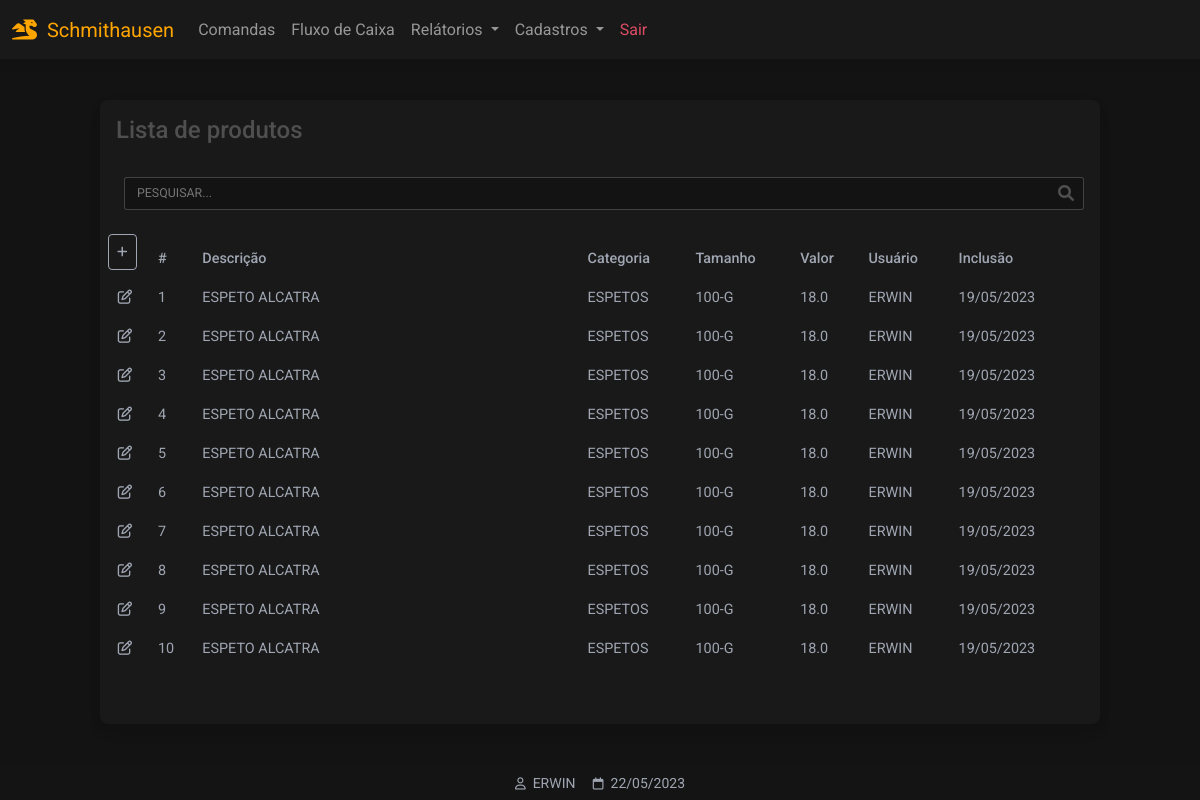
The app's page /produtos (signed in), older data.
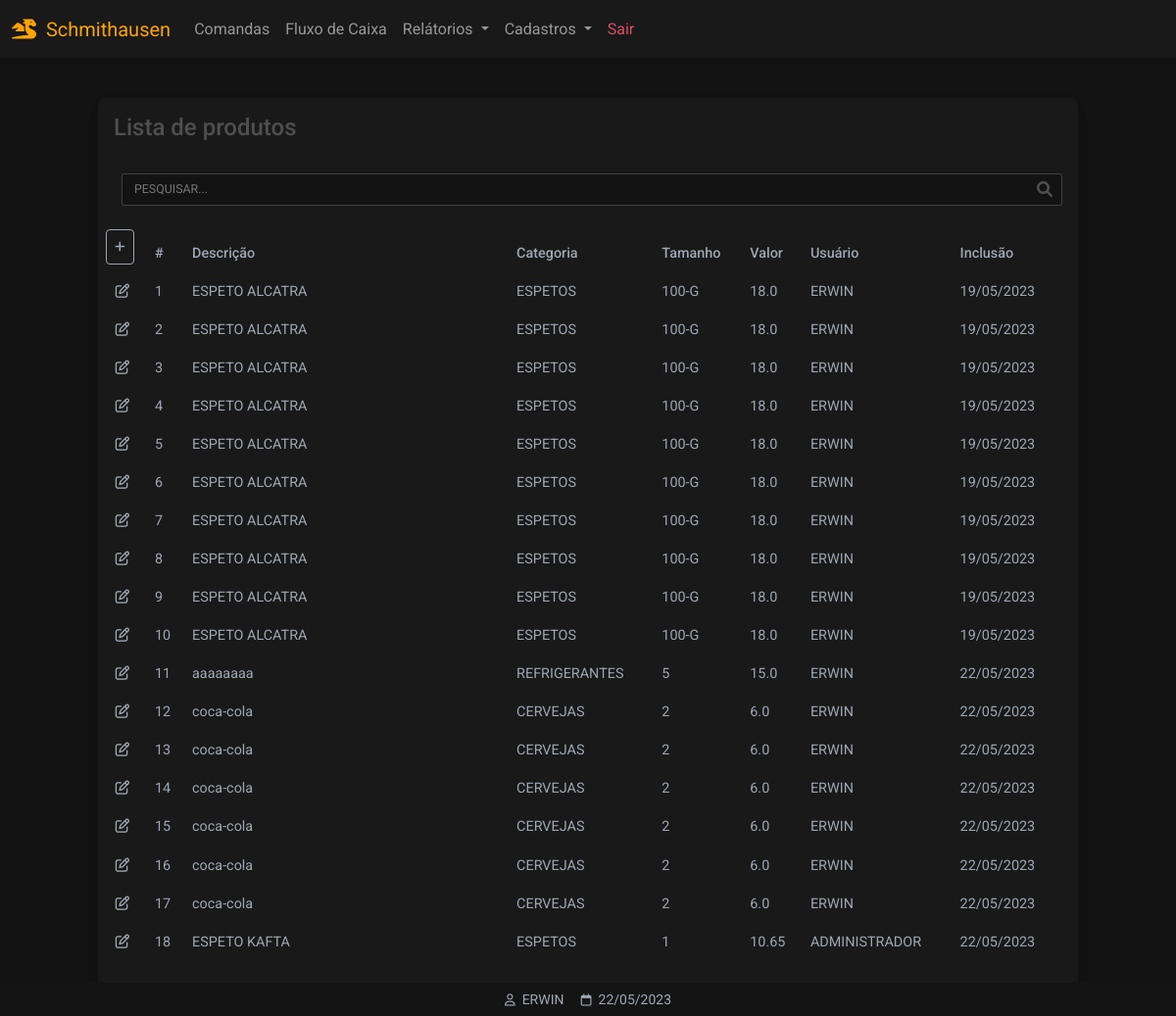
The same page, newer data.
### website/models.py (models this page shows)
class Produto(db.Model):
    id = db.Column(db.Integer, primary_key=True)
    categoria = db.Column(db.String(150))
    descricao = db.Column(db.String(150))
    tamanho = db.Column(db.String(150))
    valor = db.Column(db.Float)
    data_criacao = db.Column(db.DateTime(timezone=True), default=func.now())
    criador = db.Column(db.Integer, db.ForeignKey('user.id'))

class User(db.Model, UserMixin):
    id = db.Column(db.Integer, primary_key=True)
    email = db.Column(db.String(150), unique=True)
    password = db.Column(db.String(150))
    first_name = db.Column(db.String(150))
    produtos = db.relationship('Produto',backref='produto')

### website/views.py (the view)
@views.route('/produtos', methods=['GET','POST'])
@login_required
def produtos():
    produtos = Produto.query.all()
    criador = User.query.filter_by(id=current_user.id).first()
    myData = db.session.query(Produto)\
        .join(User, User.id == Produto.criador)\
            .with_entities(
                User.first_name,
                Produto.id,
                Produto.descricao,
                Produto.categoria,
                Produto.tamanho,
                Produto.valor,
                Produto.data_criacao
                ).all()
    return render_template("produtos_listar.html",
        user=current_user,
        data=data,
        produtos=myData)

### website/__init__.py (called while the page is built)
def create_app():
    app = Flask(__name__)
    app.config['SECRET_KEY'] = 'hjshjhdjah kjshkjdhjs'
    app.config['SQLALCHEMY_DATABASE_URI'] = f'sqlite:///{DB_NAME}'
    db.init_app(app)
    from .views import views
    from .auth import auth
    app.register_blueprint(views, url_prefix='/')
    app.register_blueprint(auth, url_prefix='/')
    from .models import User, Cliente, Produto
    with app.app_context():
        db.create_all()
    login_manager = LoginManager()
    login_manager.login_view = 'auth.login'
    login_manager.login_message = u"FAVOR EFETUAR LOGIN!"
    login_manager.init_app(app)
    @login_manager.user_loader
    def load_user(id):
        return User.query.get(int(id))
    return app

### website/templates/produtos_listar.html (shortened to what this page needs)
{% extends "base.html" %}
{% block content %}
<div class="container-fluid" style="min-height:100vh;padding-top:100px">
<div class="table-responsive w-100 card bg-dark larg-max m-auto" style="padding-bottom: 40px">
        <table  class="table table-borderless table-sm bg-dark text-secondary">
        <thead>
        <tr>
            <p class="h4 p-3">Lista de produtos</p>
        </tr>
        <tr>
                 <div class="p-3 pt-0">
                		<div class="form-outline mt-2 ps-2"
                		style="margin-bottom: 0!important;padding-bottom: 0!important;">
                		<input type="text"
                		style="text-transform:uppercase"
                		id="inputPesquisarProdutos"
                		class="myInputs form-control-sm"
                		placeholder="Pesquisar..."
                		/>
                		</div>
                </div>
        </tr>
        <tr>
                    <th class="text-nowrap" scope="col">
                    <a href="/produtos_cadastrar" class="p-2 btn btn-sm btn-outline-light">
                    <i class="fa-solid fa-plus"></i>
                    </a>
                    </th>
                    <th class="text-nowrap" scope="col">#</th>
                    <th class="text-nowrap" scope="col" style="min-width: 280px;">Descrição</th>
                    <th class="text-nowrap" scope="col">Categoria</th>
                    <th class="text-nowrap" scope="col">Tamanho</th>
                    <th class="text-nowrap" scope="col">Valor</th>
                    <th class="text-nowrap" scope="col">Usuário</th>
                    <th class="text-nowrap" scope="col">Inclusão</th>
                    <th class="text-nowrap" scope="col"></th>
        </tr>
        </thead>
                    <tbody id="tb-produtos">
                    {% for i in produtos %}
                    <tr>
                        <td class="text-center" style="width: 50px">
                            <a role="button" class="text-secondary" href="/produtos_atualizar/{{ i.id }}">
                                <i class="fa-regular fa-pen-to-square"></i>
                            </a>
                        </td>
                        <td class="text-nowrap" scope="row"> {{ i.id }} </td>
                        <td class="text-nowrap" scope="row"> {{ i.descricao }} </td>
                        <td class="text-nowrap" scope="row"> {{ i.categoria }} </td>
                        <td class="text-nowrap" scope="row"> {{ i.tamanho }} </td>
                        <td class="text-nowrap" scope="row"> {{ i.valor }} </td>
                        <td class="text-nowrap" scope="row"> {{ i.first_name.split()[0] }} </td>
                        <td class="text-nowrap" scope="row"> {{ i.data_criacao.strftime('%d/%m/%Y') }} </td>
                    </tr>
                    {% endfor %}
                    </tbody>
        </table>
</div>
</div>
{% endblock %}
{% block titlefooter %}
<span style="color:#9FA6B2">
&nbsp;{{ user.first_name.split()[0] | upper }}
<span style="color:#9FA6B2">
&nbsp;{{ data.strftime('%d/%m/%Y') }}
</span>
{% endblock %}

### website/templates/base.html (shortened to what this page needs)
<!DOCTYPE html>
<html lang="pt-br">
<head>
<link rel="stylesheet" href="https://cdnjs.cloudflare.com/ajax/libs/font-awesome/6.0.0/css/all.min.css"/>
<link rel="stylesheet" type="text/css"       href="{{ url_for('static', filename='css/mdb.min.css')      }}">
<link rel="stylesheet" type="text/css"       href="{{ url_for('static', filename='css/base.css')         }}">
</head>
<body class="dark-ligth">
<nav id="navbar" class="autohide navbar navbar-expand-lg bg-dark fixed-top navbar-dark ">
  <div class="container-fluid">
    <a class="navbar-brand" style="color: orange;pointer-events: none;"><i class="fa-solid fa-dragon"></i>&nbsp;&nbsp;Schmithausen</a>
    {% if user.is_authenticated %}
    <div class="collapse navbar-collapse" id="navbarSupportedContent">
      <ul class="navbar-nav me-auto mb-2 mb-lg-0 my-navbar">
        <li class="nav-item">
          <a class="nav-link" href="/comandas">Comandas</a>
        </li>
        <li class="nav-item">
          <a class="nav-link" href="#">Fluxo de Caixa</a>
        </li>
        <li class="nav-item dropdown">
          <a class="nav-link dropdown-toggle" href="#" id="navbarDropdown" role="button" data-mdb-toggle="dropdown" aria-expanded="false">
            Relátorios
          </a>
        </li>
        <li class="nav-item dropdown">
          <a class="nav-link dropdown-toggle" href="#" id="navbarDropdown" role="button" data-mdb-toggle="dropdown" aria-expanded="false">
            Cadastros
          </a>
            <li class="nav-item">
            <a class="nav-link text-danger" href="/logout">Sair</a>
            </li>
        {% endif %}
        </li>
      </ul>
    </div>
  </div>
</nav>
  {% block content %}
  {% endblock %}
<footer class="bg-dark text-center text-white fixed-bottom">
  <div class="text-center p-1" style="background-color: rgba(0, 0, 0, 0.2)">
   <small style="color:orange;">
   {% block titlefooter %}{% endblock %}
   </small>
  </div>
</footer>
</body>
</html>

### website/static/css/base.css (style rules this page uses)
:root { --color-orange: orange; --color-primary: #3B71CA; --color-secondary: #9FA6B2; --color-success: #14A44D; --color-danger: #DC4C64; --color-warning: #E4A11B; --color-info: #54B4D3; --color-ligth:#FBFBFB; --color-dark-ligth: #131313; --color-dark:#191919; }
.bg-dark { background-color: var(--color-dark)!important; }
.btn-outline-light { border: 1px solid var(--color-secondary); color: var(--color-secondary); }
.myInputs { width: 100%; border: 1px solid #9FA6B250; background-color: var(--color-dark-ligth); color: var(--color-ligth); padding: 0.35rem; padding-left: 0.75rem; border-radius: 3px; }
.larg-max { max-width: 1000px!important; }
.dark-ligth { background-color: var(--color-dark-ligth); }
.form-outline { margin-bottom: 35px!important; }

Row changes from the older to the newer data that the page shows:
added Produto: id "11", descricao "aaaaaaaa", categoria "REFRIGERANTES", tamanho "5", valor "15.0", first_name "ERWIN", data_criacao "22/05/2023"
added Produto: id "12", descricao "coca-cola", categoria "CERVEJAS", tamanho "2", valor "6.0", first_name "ERWIN", data_criacao "22/05/2023"
added Produto: id "13", descricao "coca-cola", categoria "CERVEJAS", tamanho "2", valor "6.0", first_name "ERWIN", data_criacao "22/05/2023"
added Produto: id "14", descricao "coca-cola", categoria "CERVEJAS", tamanho "2", valor "6.0", first_name "ERWIN", data_criacao "22/05/2023"
added Produto: id "15", descricao "coca-cola", categoria "CERVEJAS", tamanho "2", valor "6.0", first_name "ERWIN", data_criacao "22/05/2023"
added Produto: id "16", descricao "coca-cola", categoria "CERVEJAS", tamanho "2", valor "6.0", first_name "ERWIN", data_criacao "22/05/2023"
added Produto: id "17", descricao "coca-cola", categoria "CERVEJAS", tamanho "2", valor "6.0", first_name "ERWIN", data_criacao "22/05/2023"
added Produto: id "18", descricao "ESPETO KAFTA", categoria "ESPETOS", tamanho "1", valor "10.65", first_name "ADMINISTRADOR", data_criacao "22/05/2023"
